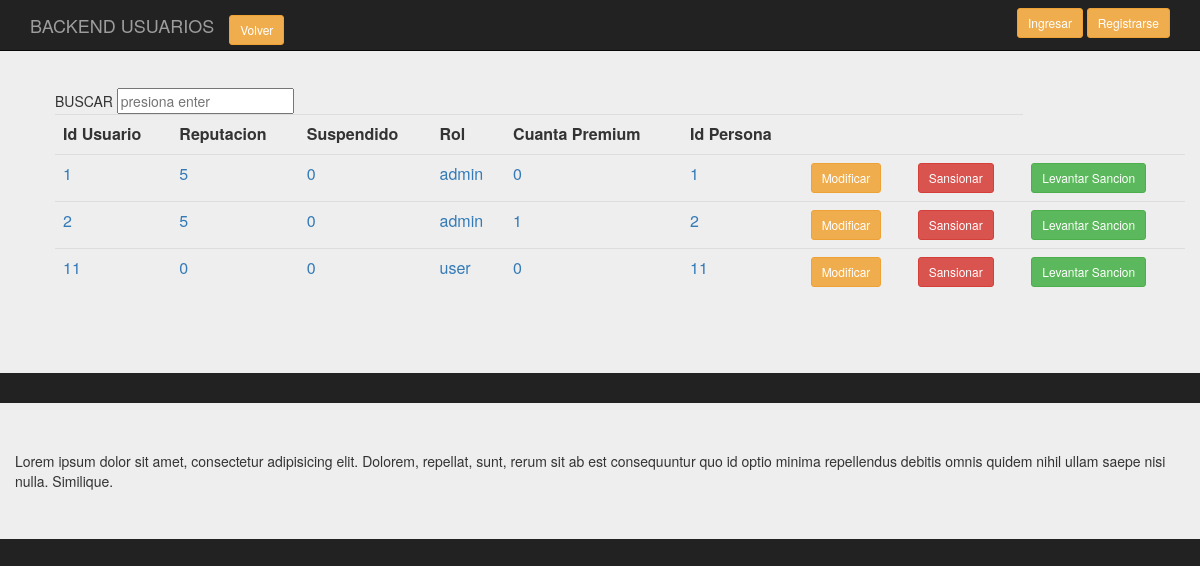
Page /backend/Presentacion/BackUsuario.php on the earlier database version.
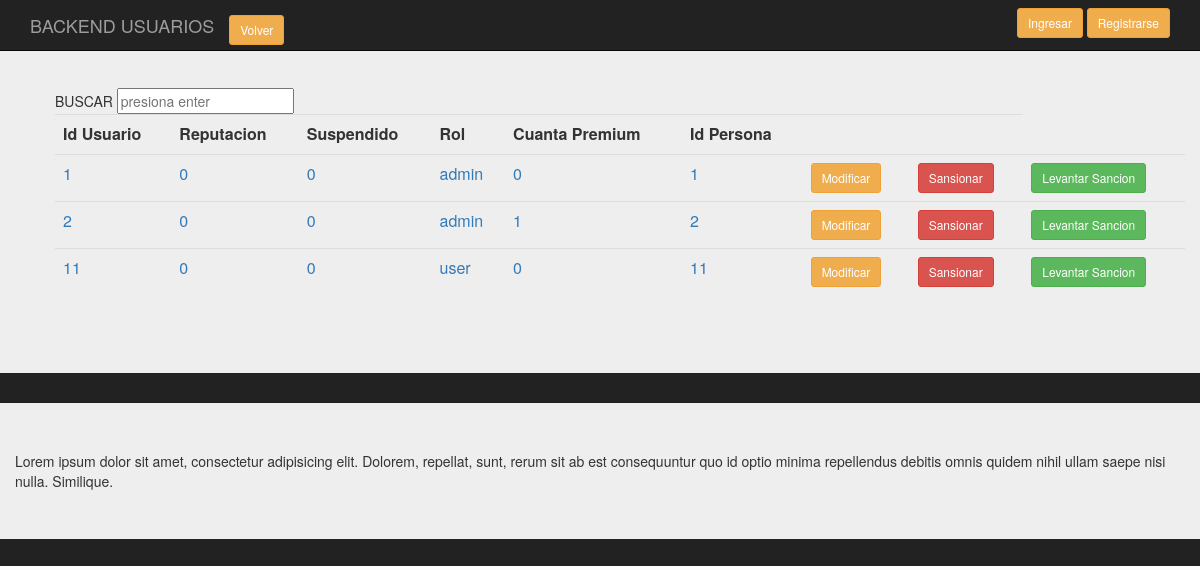
Same page on the later database version.
### tables this page shows
CREATE TABLE `usuario` (
  `id_usu` int(11) NOT NULL COMMENT 'id usuario',
  `reputacion_usu` int(11) NOT NULL,
  `suspendido` int(11) NOT NULL,
  `rol` varchar(20) NOT NULL,
  `premium` tinyint(1) NOT NULL,
  `id_personau` int(11) NOT NULL COMMENT 'FK id-persona'
);

### backend/clases/Usuario.class.php (called while the page is built, shortened)
<?php
require_once('../persistencia/PersistenciaUsuario.class.php');
class Usuario
{
    public function consultaTodos($conex)
    {
      $pu=new PersistenciaUsuario;
      $datos= $pu->consTodos($conex);
      return $datos;
    }
}
?>

### backend/persistencia/PersistenciaUsuario.class.php (called while the page is built, shortened)
<?php
class PersistenciaUsuario
{
   public function consTodos( $conex)
   {
         $sql = "select * from usuario";
        $result = $conex->prepare($sql);
		$result->execute();
		$resultados=$result->fetchAll();
       return $resultados;
    }
 }
?>

### backend/Presentacion/BackUsuario.php (the view, shortened to what this page needs)
<?php
require_once('../clases/Usuario.class.php');
?>
<!doctype html>
<html lang="en">
<head>
<link rel="stylesheet" href="https://maxcdn.bootstrapcdn.com/bootstrap/3.3.7/css/bootstrap.min.css">
<link rel="stylesheet" href="../css/estilos.css">
	</head>
<body>
		<div class="container">
			<nav class="navbar navbar-inverse navbar-fixed-top">
				  <div class="container">
					<div class="navbar-header">
					  <a class="navbar-brand" href="#">BACKEND USUARIOS</a>
					  <div class="navbar-brand">
						<a href="index.php" class="btn btn-warning btn-sm">Volver</a>
					  </div>
					</div>
					<div id="navbar" class="navbar-collapse collapse">
					  <form class="navbar-form navbar-right">
						<a href="singin.php" class="btn btn-warning btn-sm">Ingresar</a>
						<a href="Login.php" class="btn btn-warning btn-sm">Registrarse</a>
					  </form>
					</div>
				  </div>
			</nav>
		</div>
		<div class="jumbotron">
			<div class="container-fluid">
				<section class="main row">
					<div class="col-md-12">
					<ol class="pre-scrollable">
										<table class="table">
																<form class="forma-busqueda cf" action="/search.php" method="post">
																	<input name="keywords" id="search_box" type="text" placeholder="presiona enter" >
																</form>
													<tr>
														<th>Id Usuario</th>
														<th>Reputacion</th>
														<th>Suspendido</th>
														<th>Rol</th>
														<th>Cuanta Premium</th>
														<th>Id Persona</th>
														<th></th>
														<th></th>
													</tr>
												<?php
													$conex = conectar();
													$d = new Usuario();
													$datos_d=$d->consultaTodos($conex);
													$cuenta=count($datos_d);
												?>
												<?php
												for ($i=0;$i<$cuenta;$i++)
												{
												?>
													<tr>
															<td><a value="<?php echo $datos_d[$i][0]?>"  ><?php echo $datos_d[$i][0]?></a></td>
															<td><a value="<?php echo $datos_d[$i][0]?>"  ><?php echo $datos_d[$i][1]?></a></td>
															<td><a value="<?php echo $datos_d[$i][0]?>"  ><?php echo $datos_d[$i][2]?></a></td>
															<td><a value="<?php echo $datos_d[$i][0]?>"  ><?php echo $datos_d[$i][3]?></a></td>
															<td><a value="<?php echo $datos_d[$i][0]?>"  ><?php echo $datos_d[$i][4]?></a></td>
															<td><a value="<?php echo $datos_d[$i][0]?>"  ><?php echo $datos_d[$i][5]?></a></td>
															<td><a href="singin.php" class="btn btn-warning btn-sm">Modificar</a></td>
															<td><a href="../Logica/procesasancion.php?idusu=<?php echo $datos_d[$i][0]?>"class="btn btn-Danger btn-sm">Sansionar</a></td>
															<td><a href="../Logica/procesalevantasancion.php?idusu=<?php echo $datos_d[$i][0]?>"class="btn btn-Success btn-sm">Levantar Sancion</a></td>
													</tr>
												<?php
												}
												?>
										</table>
					</ol>
					</div>
				</section>
			</div>
		</div>
		<div class="jumbotron">
		<div class="container">
			<div class="row">
			Lorem ipsum dolor sit amet, consectetur adipisicing elit. Dolorem, repellat, sunt, rerum sit ab est consequuntur quo id optio minima repellendus debitis omnis quidem nihil ullam saepe nisi nulla. Similique.
		</div>
		</div>
</body>
</html>

### backend/Css/estilos.css (style rules this page uses)
body { padding-top: 40px; padding-bottom: 40px; background-color: #222; }
.forma-busqueda { margin-left: -2px; }

Differences in the rows shown:
changed usuario (number 1 of 3 on the later page): reputacion_usu "5" → "0"
changed usuario (number 2 of 3 on the later page): reputacion_usu "5" → "0"
